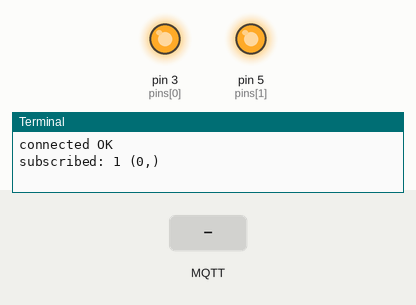
This program was run on a simulated Raspberry Pi (header pin numbers). On the bench: output pins drawn as LEDs (lit = HIGH), the last lines printed to the terminal. The test bench sets the inputs (shaded band). No MQTT or app messages arrive unless stated.

Above: at 1.3 s.
1.4 s: MQTT message "1" arrives on the first subscribed topic
At 1.5 s:
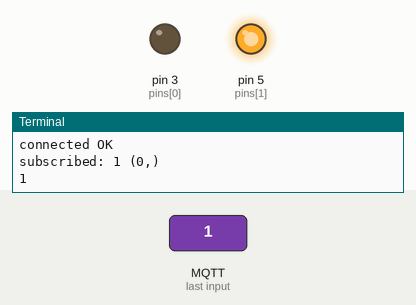
3.1 s: MQTT message "2" arrives on the first subscribed topic
At 3.2 s:
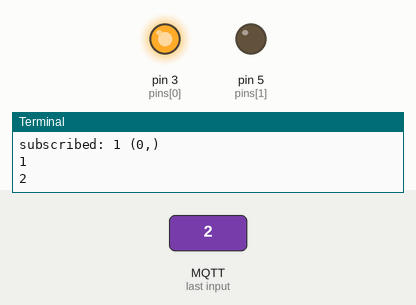
Timing chart, 0 to 6.1 s (numbered marks = the images above; inputs shaded):
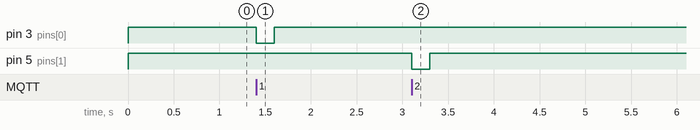

Measured:
- after the input at 1.4 s, pin 3 (pins[0]): HIGH → LOW at once, → HIGH 0.20 s later
- after the input at 3.1 s, pin 5 (pins[1]): HIGH → LOW at once, → HIGH 0.20 s later

The program:

init.py
```python
import time
import RPi.GPIO as GPIO
import paho.mqtt.client as mqtt


GPIO.setwarnings(False)
GPIO.setmode(GPIO.BOARD)
delay = 0.2
pins = [3,5]
GPIO.setup(pins, GPIO.OUT,initial=GPIO.HIGH)
HOST = '192.168.0.117'
status = '5'
def on_connect(client, userdata, flags, rc):
    if rc == 0:
        print("connected OK")
    else:
        print("Bad connection Returned code=", rc)


def on_disconnect(client, userdata, flags, rc=0):
    print(str(rc))


def on_subscribe(client, userdata, mid, granted_qos):
    print("subscribed: " + str(mid) + " " + str(granted_qos))

def up():
    GPIO.output(5,GPIO.LOW)
    time.sleep(delay)
    GPIO.output(5,GPIO.HIGH)
def down():
    GPIO.output(3,GPIO.LOW)
    time.sleep(delay)
    GPIO.output(3,GPIO.HIGH)
def on_message(client, userdata, msg):
    msg = msg.payload.decode("utf-8")
    print(msg)
    #0 stop, 1 down, 2 up
    if(msg=='1'):
        down()
    elif(msg=='2'):
        up()
client = mqtt.Client()
client.on_connect = on_connect
client.on_disconnect = on_disconnect
client.on_subscribe = on_subscribe
client.on_message = on_message

client.connect(HOST, 1883)

client.subscribe('/motor', 0)
client.loop_forever()

#13, 18, 15, 22, 3, 5
```
